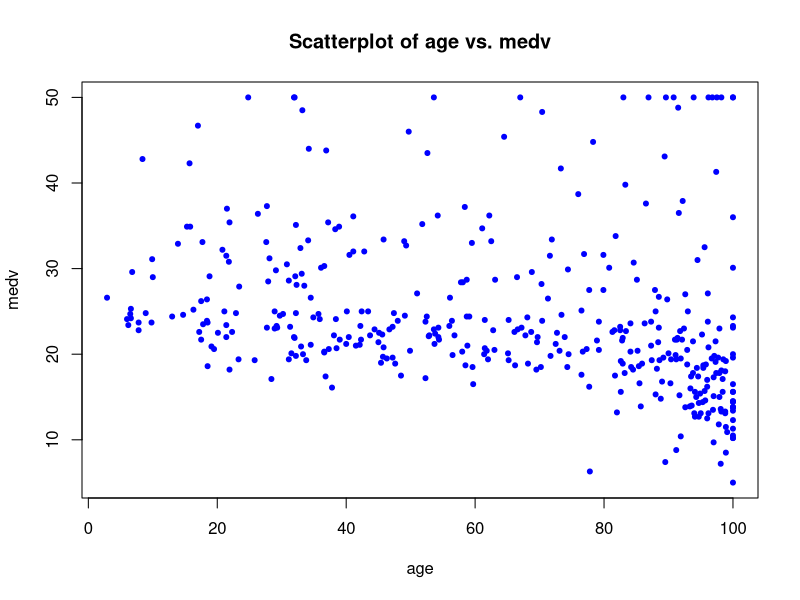

Source code (R):
## ---- chunk 1
# load MASS package
library(MASS)

# Check the dimensions of the Boston dataset
dim(Boston)
## ---- chunk 2
#first 400 observations as the training
train = 1:400
test = -train

training_data = Boston[train,]
testing_data = Boston[test,]

dim(training_data)
dim(testing_data)
## ---- chunk 3
plot(training_data$age, training_data$medv,
     xlab="age", ylab="medv",
     main="Scatterplot of age vs. medv",
     col="blue", type="p",pch = 20)
## ---- chunk 4
cor(Boston$age, Boston$medv)
## ---- chunk 5

## ---- chunk 6

## ---- chunk 7

## ---- chunk 8

## ---- chunk 9

## ---- chunk 10

## ---- chunk 11

## ---- chunk 12

## ---- chunk 13

## ---- chunk 14

## ---- chunk 15

## ---- chunk 16

## ---- chunk 17

## ---- chunk 18

## ---- chunk 19

## ---- chunk 20

## ---- chunk 21

## ---- chunk 22

## ---- chunk 23

## ---- chunk 24

## ---- chunk 25

